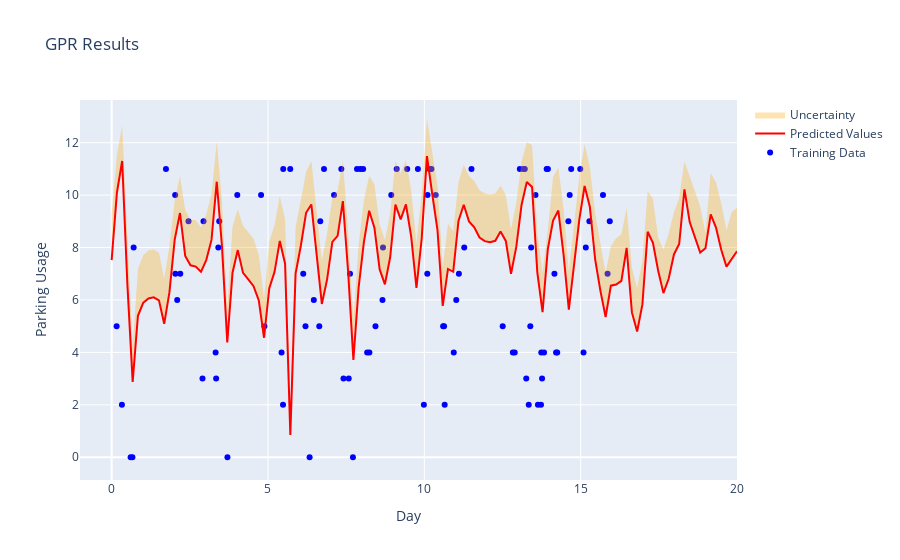

The code cell stored with this chart in its notebook:
### Code cell
viz_gpr_results(x_train, X_test, y_train, y_pred, y_std)
